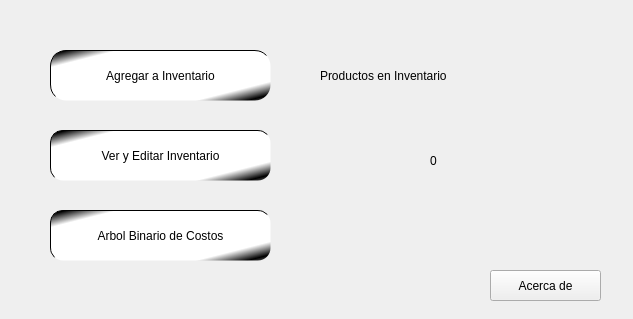
<?xml version="1.0" encoding="UTF-8"?>
<ui version="4.0">
 <class>Invetario</class>
 <widget class="QWidget" name="Invetario">
  <property name="geometry">
   <rect>
    <x>0</x>
    <y>0</y>
    <width>633</width>
    <height>319</height>
   </rect>
  </property>
  <property name="windowTitle">
   <string>Form</string>
  </property>
  <widget class="QPushButton" name="AddBotton">
   <property name="geometry">
    <rect>
     <x>50</x>
     <y>50</y>
     <width>221</width>
     <height>51</height>
    </rect>
   </property>
   <property name="styleSheet">
    <string notr="true">font: 75 13pt &quot;Century Schoolbook L&quot;;
background-color: qlineargradient(spread:reflect, x1:0.970149, y1:0.916, x2:0.493, y2:0.488, stop:0 rgba(0, 0, 0, 255), stop:0.273632 rgba(255, 255, 255, 255));
border-style:outset;
border-width:1px;
border-radius:16px;


</string>
   </property>
   <property name="text">
    <string>Agregar a Inventario</string>
   </property>
  </widget>
  <widget class="QPushButton" name="AbbButton">
   <property name="geometry">
    <rect>
     <x>50</x>
     <y>210</y>
     <width>221</width>
     <height>51</height>
    </rect>
   </property>
   <property name="styleSheet">
    <string notr="true">font: 75 13pt &quot;Century Schoolbook L&quot;;
background-color: qlineargradient(spread:reflect, x1:0.970149, y1:0.916, x2:0.493, y2:0.488, stop:0 rgba(0, 0, 0, 255), stop:0.273632 rgba(255, 255, 255, 255));
border-style:outset;
border-width:1px;
border-radius:13px;</string>
   </property>
   <property name="text">
    <string>Arbol Binario de Costos</string>
   </property>
  </widget>
  <widget class="QPushButton" name="EditBotton">
   <property name="geometry">
    <rect>
     <x>50</x>
     <y>130</y>
     <width>221</width>
     <height>51</height>
    </rect>
   </property>
   <property name="styleSheet">
    <string notr="true">font: 75 13pt &quot;Century Schoolbook L&quot;;
background-color: qlineargradient(spread:reflect, x1:0.970149, y1:0.916, x2:0.493, y2:0.488, stop:0 rgba(0, 0, 0, 255), stop:0.273632 rgba(255, 255, 255, 255));
border-style:outset;
border-width:1px;
border-radius:13px;</string>
   </property>
   <property name="text">
    <string>Ver y Editar Inventario</string>
   </property>
  </widget>
  <widget class="QPushButton" name="Info">
   <property name="geometry">
    <rect>
     <x>490</x>
     <y>270</y>
     <width>111</width>
     <height>31</height>
    </rect>
   </property>
   <property name="styleSheet">
    <string notr="true">


</string>
   </property>
   <property name="text">
    <string>Acerca de</string>
   </property>
  </widget>
  <widget class="QLabel" name="label">
   <property name="enabled">
    <bool>true</bool>
   </property>
   <property name="geometry">
    <rect>
     <x>320</x>
     <y>60</y>
     <width>281</width>
     <height>31</height>
    </rect>
   </property>
   <property name="styleSheet">
    <string notr="true">font: 63 20pt &quot;FreeSans&quot;;
</string>
   </property>
   <property name="text">
    <string>Productos en Inventario</string>
   </property>
  </widget>
  <widget class="QLabel" name="Count">
   <property name="geometry">
    <rect>
     <x>430</x>
     <y>120</y>
     <width>61</width>
     <height>81</height>
    </rect>
   </property>
   <property name="styleSheet">
    <string notr="true">font: 63 italic 50pt &quot;FreeSans&quot;;</string>
   </property>
   <property name="text">
    <string>0</string>
   </property>
  </widget>
 </widget>
 <resources/>
 <connections/>
</ui>
